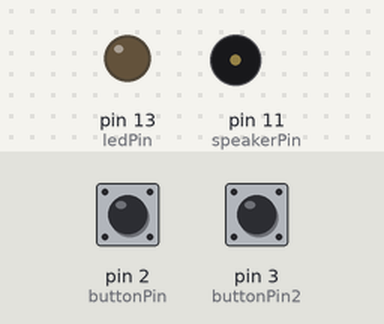
This sketch was run on a simulated Arduino Uno, built with avr-gcc and run on an emulated ATmega328P. On the bench: output pins drawn as LEDs (lit = HIGH), buzzer (waves = sounding). Inputs (shaded band) come from the test bench; at power-on: pin 2 (buttonPin) LOW, pin 3 (buttonPin2) LOW.

Above: at 1.2 s.
1.3 s: pin 2 (buttonPin) pulled HIGH for 0.15 s
At 1.37 s:
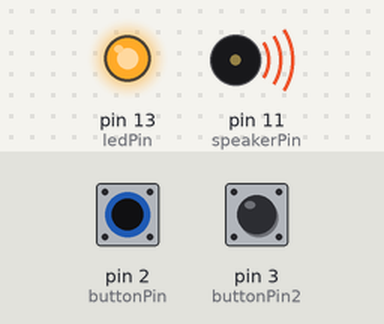
2.9 s: pin 2 (buttonPin) pulled HIGH for 3.2 s
At 7.3 s:
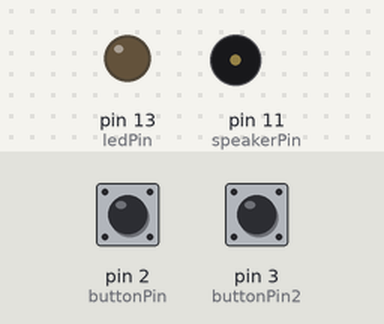
7.6 s: pin 3 (buttonPin2) pulled HIGH for 3.2 s
At 8.4 s:
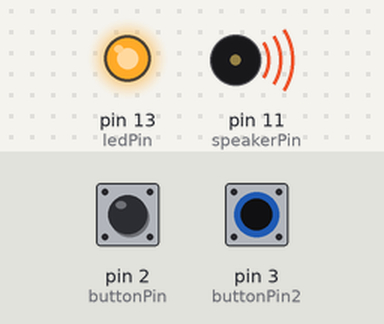
Timing chart, 0 to 12.3 s (numbered marks = the images above; inputs shaded):
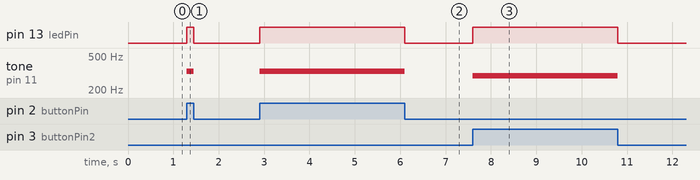

Measured:
- after the input at 1.3 s, pin 13 (ledPin): LOW → HIGH at once, → LOW 0.15 s later; tone on pin 11 (speakerPin): silent → 330 Hz at once, → silent 0.15 s later
- after the input at 2.9 s, pin 13 (ledPin): LOW → HIGH at once, → LOW 3.2 s later; tone on pin 11 (speakerPin): silent → 330 Hz at once, → silent 3.2 s later
- after the input at 7.6 s, pin 13 (ledPin): LOW → HIGH at once, → LOW 3.2 s later; tone on pin 11 (speakerPin): silent → 294 Hz at once, → silent 3.2 s later

The sketch:

LEA6_2_toneButtons.ino
```cpp
/*
  Button

 Turns on and off a light emitting diode(LED) connected to digital
 pin 13, when pressing a pushbutton attached to pin 2.


 The circuit:
 * LED attached from pin 13 to ground
 * pushbutton attached to pin 2 from +5V
 * 10K resistor attached to pin 2 from ground

 * Note: on most Arduinos there is already an LED on the board
 attached to pin 13.


 created 2005
 by DojoDave <http://www.0j0.org>
 modified 30 Aug 2011
 by Tom Igoe

modified 1 Aug 2017
by Jody Culkin and Eric Hagan
*/

// constants won't change. They're used here to
// set pin numbers:
const int buttonPin = 2;     // the number of the pushbutton pin
const int buttonPin2 = 3;     // the number of the pushbutton pin

const int speakerPin = 11;    //the number of the speaker pin

const int ledPin = 13;       //the number of the LED pin

// variables will change:
int buttonState = 0;         // variable for reading the pushbutton status
int buttonState2 = 0;         // variable for reading the pushbutton status

void setup() {
  // initialize the pushbutton pins as inputa:
  pinMode(buttonPin, INPUT);
  pinMode(buttonPin2, INPUT);

  // initialize the LED pin and the Speaker pin as an output:
  pinMode(speakerPin, OUTPUT);
  pinMode(ledPin, OUTPUT);
}

void loop() {
  // read the state of the pushbuttons value:
  buttonState = digitalRead(buttonPin);
  buttonState2 = digitalRead(buttonPin2);

  // check if the pushbutton is pressed.
  if (buttonState == HIGH) {
    digitalWrite(ledPin, HIGH);
    tone (speakerPin, 330);
  }

  else if (buttonState2 == HIGH) {
    digitalWrite(ledPin, HIGH);
    tone (speakerPin, 294);
  }

  else {
    // turn LED off:
    noTone(11);
    digitalWrite(ledPin, LOW);
  }
}
```
